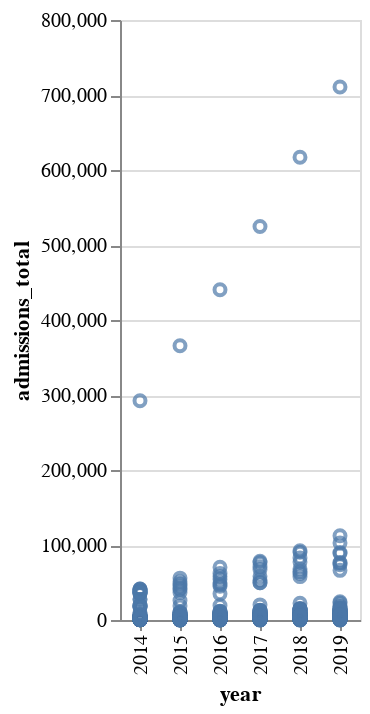

Source (notebook cell):
### Code cell
alt.Chart(df).mark_point().encode(
    alt.X("year:O"),
    alt.Y("admissions_total:Q") 
)

### Figure 1 — Vega-Lite specification as saved in the notebook (floating-point values rounded to 4 significant figures; data arrays with more than 128 entries replaced by an {"elided": "..."} marker saying what was removed)
{"config": {"view": {"continuousWidth": 300, "continuousHeight": 300}}, "data": {"name": "data-1c31b70a193b6e12b545c002a5eda3dc"}, "mark": {"type": "point"}, "encoding": {"x": {"field": "year", "type": "ordinal"}, "y": {"field": "admissions_total", "type": "quantitative"}}, "$schema": "https://vega.github.io/schema/vega-lite/v5.14.1.json", "datasets": {"data-1c31b70a193b6e12b545c002a5eda3dc": {"elided": "983 records"}}}
